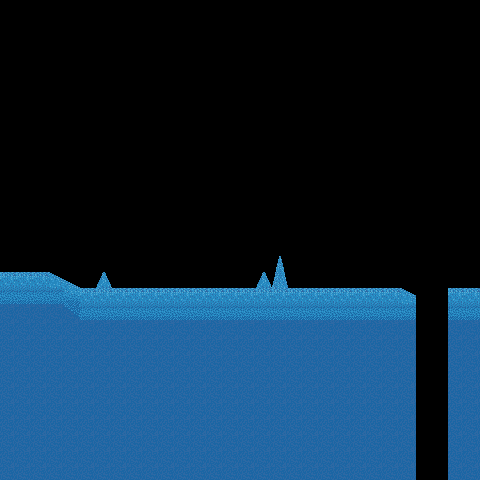

Below is a game level as drawn by its tile map, then a one-line description and the .tmx file that defines it, in full:
An orthogonal 30x30 tile map with 16x16 px tiles, 2 tile layers (walls, obstacles).

<map version="1.10" tiledversion="1.10.2" orientation="orthogonal" renderorder="right-down" width="30" height="30" tilewidth="16" tileheight="16" infinite="0" nextlayerid="3" nextobjectid="1">
 <editorsettings>
  <export target="ice_1.tmj" format="json" />
 </editorsettings>
 <tileset firstgid="1" source="../ice.tsx" />
 <layer id="1" name="walls" width="30" height="30">
  <data encoding="csv">
0,0,0,0,0,0,0,0,0,0,0,0,0,0,0,0,0,0,0,0,0,0,0,0,0,0,0,0,0,0,
0,0,0,0,0,0,0,0,0,0,0,0,0,0,0,0,0,0,0,0,0,0,0,0,0,0,0,0,0,0,
0,0,0,0,0,0,0,0,0,0,0,0,0,0,0,0,0,0,0,0,0,0,0,0,0,0,0,0,0,0,
0,0,0,0,0,0,0,0,0,0,0,0,0,0,0,0,0,0,0,0,0,0,0,0,0,0,0,0,0,0,
0,0,0,0,0,0,0,0,0,0,0,0,0,0,0,0,0,0,0,0,0,0,0,0,0,0,0,0,0,0,
0,0,0,0,0,0,0,0,0,0,0,0,0,0,0,0,0,0,0,0,0,0,0,0,0,0,0,0,0,0,
0,0,0,0,0,0,0,0,0,0,0,0,0,0,0,0,0,0,0,0,0,0,0,0,0,0,0,0,0,0,
0,0,0,0,0,0,0,0,0,0,0,0,0,0,0,0,0,0,0,0,0,0,0,0,0,0,0,0,0,0,
0,0,0,0,0,0,0,0,0,0,0,0,0,0,0,0,0,0,0,0,0,0,0,0,0,0,0,0,0,0,
0,0,0,0,0,0,0,0,0,0,0,0,0,0,0,0,0,0,0,0,0,0,0,0,0,0,0,0,0,0,
0,0,0,0,0,0,0,0,0,0,0,0,0,0,0,0,0,0,0,0,0,0,0,0,0,0,0,0,0,0,
0,0,0,0,0,0,0,0,0,0,0,0,0,0,0,0,0,0,0,0,0,0,0,0,0,0,0,0,0,0,
0,0,0,0,0,0,0,0,0,0,0,0,0,0,0,0,0,0,0,0,0,0,0,0,0,0,0,0,0,0,
0,0,0,0,0,0,0,0,0,0,0,0,0,0,0,0,0,0,0,0,0,0,0,0,0,0,0,0,0,0,
0,0,0,0,0,0,0,0,0,0,0,0,0,0,0,0,0,0,0,0,0,0,0,0,0,0,0,0,0,0,
0,0,0,0,0,0,0,0,0,0,0,0,0,0,0,0,0,0,0,0,0,0,0,0,0,0,0,0,0,0,
0,0,0,0,0,0,0,0,0,0,0,0,0,0,0,0,0,0,0,0,0,0,0,0,0,0,0,0,0,0,
5,5,5,6,7,0,0,0,0,0,0,0,0,0,0,0,0,0,0,0,0,0,0,0,0,0,0,0,0,0,
10,10,10,10,11,5,5,5,5,5,5,5,5,5,5,5,5,5,5,5,5,5,5,5,5,6,0,0,5,5,
13,13,13,13,15,9,9,9,9,9,9,9,9,9,9,9,9,9,9,9,9,9,9,9,9,9,0,0,10,10,
13,13,13,13,13,13,13,13,14,14,14,14,14,14,14,14,14,14,14,14,14,14,14,14,14,13,0,0,13,13,
13,13,13,13,13,13,13,13,14,14,14,14,14,14,14,14,14,14,14,14,14,14,14,14,14,14,0,0,13,13,
13,13,13,13,13,13,13,13,13,13,13,13,13,13,13,13,13,13,13,13,13,13,13,13,13,13,0,0,13,13,
13,13,13,13,13,13,13,13,13,13,13,13,13,13,13,13,13,13,13,13,13,13,13,13,13,13,0,0,13,13,
13,13,13,13,13,13,13,13,13,13,13,13,13,13,13,13,13,13,13,13,13,13,13,13,13,13,0,0,13,13,
13,13,13,13,13,13,13,13,13,13,13,13,13,13,13,13,13,13,13,13,13,13,13,13,13,13,0,0,13,13,
13,13,13,13,13,13,13,13,13,13,13,13,13,13,13,13,13,13,13,13,13,13,13,13,13,13,0,0,13,13,
13,13,13,13,13,13,13,13,13,13,13,13,13,13,13,13,13,13,13,13,13,13,13,13,13,13,0,0,13,13,
13,13,13,13,13,13,13,13,13,13,13,13,13,13,13,13,13,13,13,13,13,13,13,13,13,13,0,0,13,13,
13,13,13,13,13,13,13,13,13,13,13,13,13,13,13,13,13,13,13,13,13,13,13,13,13,13,0,0,13,13
</data>
 </layer>
 <layer id="2" name="obstacles" width="30" height="30">
  <data encoding="csv">
0,0,0,0,0,0,0,0,0,0,0,0,0,0,0,0,0,0,0,0,0,0,0,0,0,0,0,0,0,0,
0,0,0,0,0,0,0,0,0,0,0,0,0,0,0,0,0,0,0,0,0,0,0,0,0,0,0,0,0,0,
0,0,0,0,0,0,0,0,0,0,0,0,0,0,0,0,0,0,0,0,0,0,0,0,0,0,0,0,0,0,
0,0,0,0,0,0,0,0,0,0,0,0,0,0,0,0,0,0,0,0,0,0,0,0,0,0,0,0,0,0,
0,0,0,0,0,0,0,0,0,0,0,0,0,0,0,0,0,0,0,0,0,0,0,0,0,0,0,0,0,0,
0,0,0,0,0,0,0,0,0,0,0,0,0,0,0,0,0,0,0,0,0,0,0,0,0,0,0,0,0,0,
0,0,0,0,0,0,0,0,0,0,0,0,0,0,0,0,0,0,0,0,0,0,0,0,0,0,0,0,0,0,
0,0,0,0,0,0,0,0,0,0,0,0,0,0,0,0,0,0,0,0,0,0,0,0,0,0,0,0,0,0,
0,0,0,0,0,0,0,0,0,0,0,0,0,0,0,0,0,0,0,0,0,0,0,0,0,0,0,0,0,0,
0,0,0,0,0,0,0,0,0,0,0,0,0,0,0,0,0,0,0,0,0,0,0,0,0,0,0,0,0,0,
0,0,0,0,0,0,0,0,0,0,0,0,0,0,0,0,0,0,0,0,0,0,0,0,0,0,0,0,0,0,
0,0,0,0,0,0,0,0,0,0,0,0,0,0,0,0,0,0,0,0,0,0,0,0,0,0,0,0,0,0,
0,0,0,0,0,0,0,0,0,0,0,0,0,0,0,0,0,0,0,0,0,0,0,0,0,0,0,0,0,0,
0,0,0,0,0,0,0,0,0,0,0,0,0,0,0,0,0,0,0,0,0,0,0,0,0,0,0,0,0,0,
0,0,0,0,0,0,0,0,0,0,0,0,0,0,0,0,0,0,0,0,0,0,0,0,0,0,0,0,0,0,
0,0,0,0,0,0,0,0,0,0,0,0,0,0,0,0,0,0,0,0,0,0,0,0,0,0,0,0,0,0,
0,0,0,0,0,0,0,0,0,0,0,0,0,0,0,0,0,4,0,0,0,0,0,0,0,0,0,0,0,0,
0,0,0,0,0,0,3,0,0,0,0,0,0,0,0,0,3,8,0,0,0,0,0,0,0,0,0,0,0,0,
0,0,0,0,0,0,0,0,0,0,0,0,0,0,0,0,0,0,0,0,0,0,0,0,0,0,0,0,0,0,
0,0,0,0,0,0,0,0,0,0,0,0,0,0,0,0,0,0,0,0,0,0,0,0,0,0,0,0,0,0,
0,0,0,0,0,0,0,0,0,0,0,0,0,0,0,0,0,0,0,0,0,0,0,0,0,0,0,0,0,0,
0,0,0,0,0,0,0,0,0,0,0,0,0,0,0,0,0,0,0,0,0,0,0,0,0,0,0,0,0,0,
0,0,0,0,0,0,0,0,0,0,0,0,0,0,0,0,0,0,0,0,0,0,0,0,0,0,0,0,0,0,
0,0,0,0,0,0,0,0,0,0,0,0,0,0,0,0,0,0,0,0,0,0,0,0,0,0,0,0,0,0,
0,0,0,0,0,0,0,0,0,0,0,0,0,0,0,0,0,0,0,0,0,0,0,0,0,0,0,0,0,0,
0,0,0,0,0,0,0,0,0,0,0,0,0,0,0,0,0,0,0,0,0,0,0,0,0,0,0,0,0,0,
0,0,0,0,0,0,0,0,0,0,0,0,0,0,0,0,0,0,0,0,0,0,0,0,0,0,0,0,0,0,
0,0,0,0,0,0,0,0,0,0,0,0,0,0,0,0,0,0,0,0,0,0,0,0,0,0,0,0,0,0,
0,0,0,0,0,0,0,0,0,0,0,0,0,0,0,0,0,0,0,0,0,0,0,0,0,0,0,0,0,0,
0,0,0,0,0,0,0,0,0,0,0,0,0,0,0,0,0,0,0,0,0,0,0,0,0,0,0,0,0,0
</data>
 </layer>
</map>
